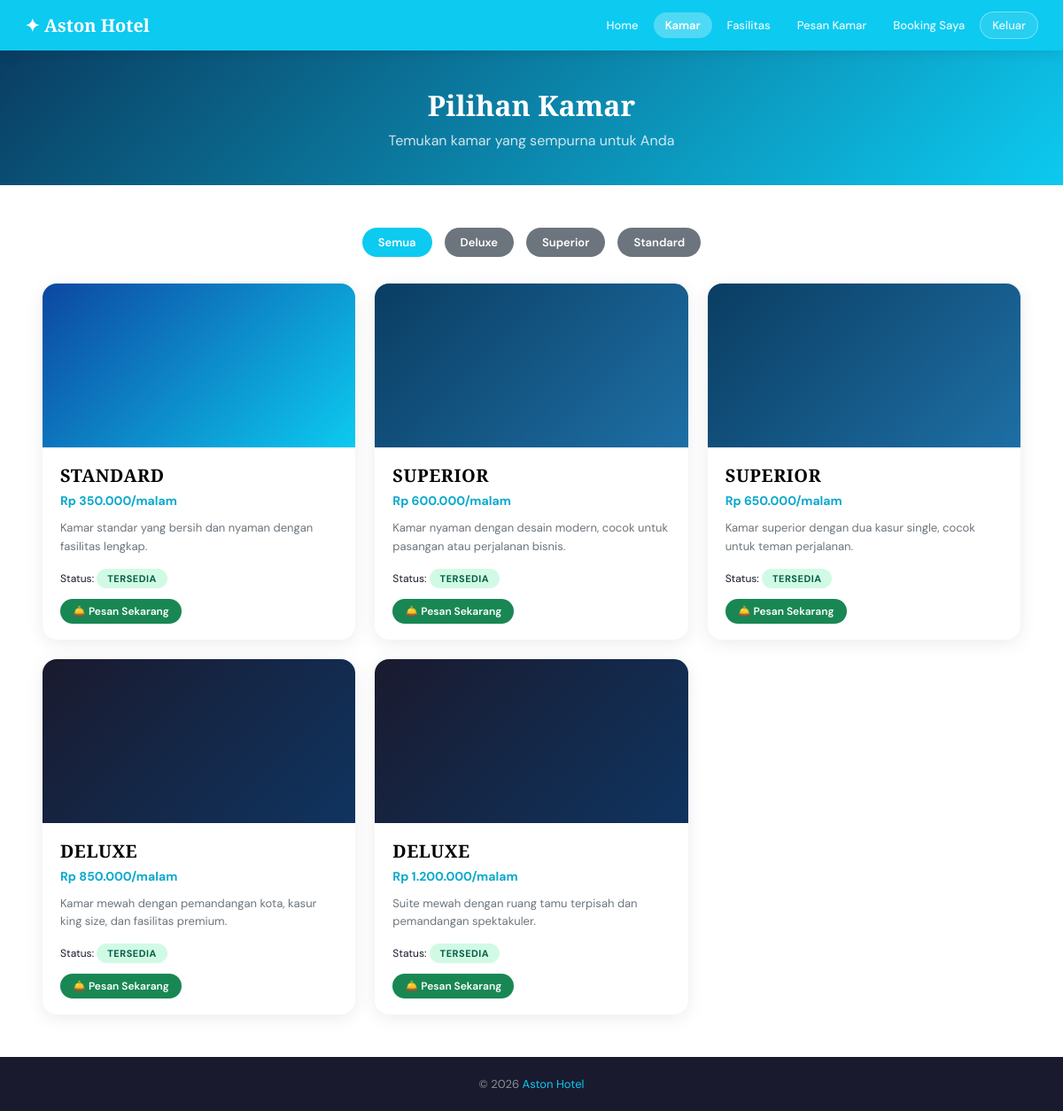
The page /user/kamar.php (signed in) on the database its author committed.
### tables this page shows
CREATE TABLE kamar (
  id INT AUTO_INCREMENT PRIMARY KEY,
  nama_kamar VARCHAR(100) NOT NULL,
  tipe ENUM('Deluxe','Superior','Standard') NOT NULL,
  harga INT NOT NULL,
  deskripsi TEXT,
  status ENUM('tersedia','tidak tersedia') DEFAULT 'tersedia',
  created_at TIMESTAMP DEFAULT CURRENT_TIMESTAMP
);

### includes/config.php (called while the page is built, shortened)
<?php
function formatRupiah($angka) {
    return 'Rp ' . number_format($angka, 0, ',', '.');
}
function safeQuery($conn, $sql) {
    $result = $conn->query($sql);
    $rows = [];
    while ($r = $result->fetch_assoc()) {
        $rows[] = $r;
    }
    return $rows;
}
?>

### user/kamar.php (the view, shortened to what this page needs)
<?php
require_once '../includes/config.php';
$bg_map = ['Deluxe'=>'bg-deluxe','Superior'=>'bg-sup','Standard'=>'bg-std'];
$filter = isset($_GET['tipe']) ? sanitize($conn, $_GET['tipe']) : '';
$allowed_tipe = ['Deluxe', 'Superior', 'Standard'];
if ($filter && in_array($filter, $allowed_tipe)) {
    $stmt = $conn->prepare("SELECT * FROM kamar WHERE tipe=? ORDER BY harga ASC");
    $stmt->bind_param("s", $filter);
    $stmt->execute();
    $result = $stmt->get_result();
    $kamar_all = [];
    while ($r = $result->fetch_assoc()) $kamar_all[] = $r;
    $stmt->close();
} else {
    $filter = '';
    $kamar_all = safeQuery($conn, "SELECT * FROM kamar ORDER BY harga ASC");
}
?>
<!DOCTYPE html>
<html lang="id">
<head>
<link rel="stylesheet" href="../css/style.css">
</head>
<body>
<nav class="navbar">
  <a class="navbar-brand" href="home.php">✦ Aston Hotel</a>
  <div class="nav-links">
    <a href="home.php">Home</a>
    <a href="kamar.php" class="active">Kamar</a>
    <a href="fasilitas.php">Fasilitas</a>
    <a href="booking.php">Pesan Kamar</a>
    <a href="my_booking.php">Booking Saya</a>
    <button onclick="showModalKeluar()" class="btn-keluar" style="color:white; font-size:13px; font-weight:500; padding:6px 13px; border-radius:20px; border:1px solid rgba(255,255,255,0.4); background:rgba(255,255,255,0.12); cursor:pointer; font-family:inherit; opacity:0.9;">Keluar</button>
  </div>
</nav>
<div class="section-wrap" style="background:linear-gradient(135deg,#0a3d62,#0dcaf0); padding:40px 48px; text-align:center;">
  <h4 style="color:white; font-family:'Playfair Display',serif; font-size:32px; margin-bottom:8px;">Pilihan Kamar</h4>
  <p style="color:rgba(255,255,255,0.8);">Temukan kamar yang sempurna untuk Anda</p>
</div>
<div class="section-wrap">
  <div style="text-align:center; margin-bottom:30px; display:flex; justify-content:center; gap:8px; flex-wrap:wrap;">
    <a href="kamar.php" class="btn btn-<?= !$filter?'primary':'secondary' ?>">Semua</a>
    <a href="kamar.php?tipe=Deluxe" class="btn btn-<?= $filter==='Deluxe'?'primary':'secondary' ?>">Deluxe</a>
    <a href="kamar.php?tipe=Superior" class="btn btn-<?= $filter==='Superior'?'primary':'secondary' ?>">Superior</a>
    <a href="kamar.php?tipe=Standard" class="btn btn-<?= $filter==='Standard'?'primary':'secondary' ?>">Standard</a>
  </div>
  <div class="grid-3">
    <?php foreach ($kamar_all as $k):
      $bg = isset($bg_map[$k['tipe']]) ? $bg_map[$k['tipe']] : 'bg-default';
    ?>
    <div class="card">
      <div class="card-img <?= $bg ?>">
      </div>
      <div class="card-body">
        <h5 style="color:#000; font-weight:800; font-size:20px; letter-spacing:0.5px; text-transform:uppercase;">
          <?= htmlspecialchars($k['tipe']) ?>
        </h5>
        <div class="price-tag"><?= formatRupiah($k['harga']) ?>/malam</div>
        <div class="card-desc"><?= htmlspecialchars($k['deskripsi']) ?></div>
        <div class="card-status">
          Status: <span class="badge badge-<?= $k['status']==='tersedia'?'tersedia':'tidak' ?>"><?= $k['status'] ?></span>
        </div>
        <?php if ($k['status'] === 'tersedia'): ?>
          <a href="booking.php?kamar_id=<?= $k['id'] ?>" class="btn btn-success btn-sm">🛎️ Pesan Sekarang</a>
        <?php else: ?>
          <span class="btn btn-secondary btn-sm" style="cursor:not-allowed; opacity:0.5;">Tidak Tersedia</span>
        <?php endif; ?>
      </div>
    </div>
    <?php endforeach; ?>
  </div>
</div>
<footer><p>&copy; 2026 <span>Aston Hotel</span></p></footer>
</body>
</html>

### css/style.css (style rules this page uses)
:root { --cyan: #0dcaf0; --cyan-dark: #0aa8cc; --gold: #c9a84c; --dark: #1a1a2e; --cream: #faf8f4; --gray: #6c757d; --light: #f5f5f5; --success: #198754; --danger: #dc3545; --warning: #ffc107; }
* { margin: 0; padding: 0; box-sizing: border-box; }
body { font-family: 'DM Sans', sans-serif; background: var(--light); color: var(--dark); }
.navbar { background: var(--cyan); padding: 13px 28px; display: flex; align-items: center; justify-content: space-between; flex-wrap: wrap; gap: 8px; box-shadow: 0 2px 15px rgba(0,0,0,0.1); position: sticky; top: 0; z-index: 100; }
.navbar-brand { color: white; font-family: 'Playfair Display', serif; font-size: 20px; font-weight: 700; text-decoration: none; }
.nav-links { display: flex; align-items: center; flex-wrap: wrap; gap: 4px; }
.nav-links a { color: white; text-decoration: none; font-size: 13px; font-weight: 500; padding: 6px 13px; border-radius: 20px; transition: background 0.2s; opacity: 0.9; }
.nav-links a.active { background: rgba(255,255,255,0.28); font-weight: 600; opacity: 1; }
.nav-links button.btn-keluar { color: white; font-size: 13px; font-weight: 500; padding: 6px 13px; border-radius: 20px; border: 1px solid rgba(255,255,255,0.4); background: rgba(255,255,255,0.12); cursor: pointer; opacity: 0.9; transition: background 0.2s; font-family: inherit; }
.section-wrap { padding: 48px; background: white; }
.grid-3 { display: grid; grid-template-columns: repeat(3, 1fr); gap: 22px; }
.card { background: white; border-radius: 16px; overflow: hidden; box-shadow: 0 4px 20px rgba(0,0,0,0.08); transition: transform 0.3s, box-shadow 0.3s; }
.card-img { height: 185px; display: flex; align-items: center; justify-content: center; font-size: 60px; }
.bg-deluxe { background: linear-gradient(135deg, #1a1a2e, #0f3460); }
.bg-sup { background: linear-gradient(135deg, #0a3d62, #1e6fa5); }
.bg-std { background: linear-gradient(135deg, #0d47a1, #0dcaf0); }
.card-body { padding: 18px 20px; }
.card-body h5 { font-family: 'Playfair Display', serif; font-size: 17px; margin-bottom: 6px; }
.price-tag { color: var(--cyan-dark); font-weight: 700; font-size: 14px; margin-bottom: 12px; }
.card-desc { color: var(--gray); font-size: 13px; line-height: 1.6; margin-bottom: 14px; }
.card-status { font-size: 12px; margin-bottom: 12px; }
.btn { display: inline-block; padding: 8px 18px; border-radius: 30px; font-size: 13px; font-weight: 600; border: none; cursor: pointer; transition: all 0.2s; text-decoration: none; font-family: 'DM Sans', sans-serif; }
.btn + .btn { margin-left: 6px; }
.btn-sm { padding: 6px 14px; font-size: 12px; }
.btn-primary { background: var(--cyan); color: white; }
.btn-success { background: var(--success); color: white; }
.btn-secondary { background: #6c757d; color: white; }
.badge { display: inline-block; padding: 4px 12px; border-radius: 30px; font-size: 11px; font-weight: 700; letter-spacing: 0.5px; text-transform: uppercase; }
.badge-tersedia { background: #d1fae5; color: #065f46; }
footer { background: var(--dark); color: rgba(255,255,255,0.5); text-align: center; padding: 22px; font-size: 13px; margin-top: 0; }
footer span { color: var(--cyan); }

### rows shown on the page
kamar: tipe "STANDARD", harga "Rp 350.000", deskripsi "Kamar standar yang bersih dan nyaman dengan fasilitas lengkap.", status "TERSEDIA"
kamar: tipe "SUPERIOR", harga "Rp 600.000", deskripsi "Kamar nyaman dengan desain modern, cocok untuk pasangan atau perjalanan bisnis.", status "TERSEDIA"
kamar: tipe "SUPERIOR", harga "Rp 650.000", deskripsi "Kamar superior dengan dua kasur single, cocok untuk teman perjalanan.", status "TERSEDIA"
kamar: tipe "DELUXE", harga "Rp 850.000", deskripsi "Kamar mewah dengan pemandangan kota, kasur king size, dan fasilitas premium.", status "TERSEDIA"
kamar: tipe "DELUXE", harga "Rp 1.200.000", deskripsi "Suite mewah dengan ruang tamu terpisah dan pemandangan spektakuler.", status "TERSEDIA"
